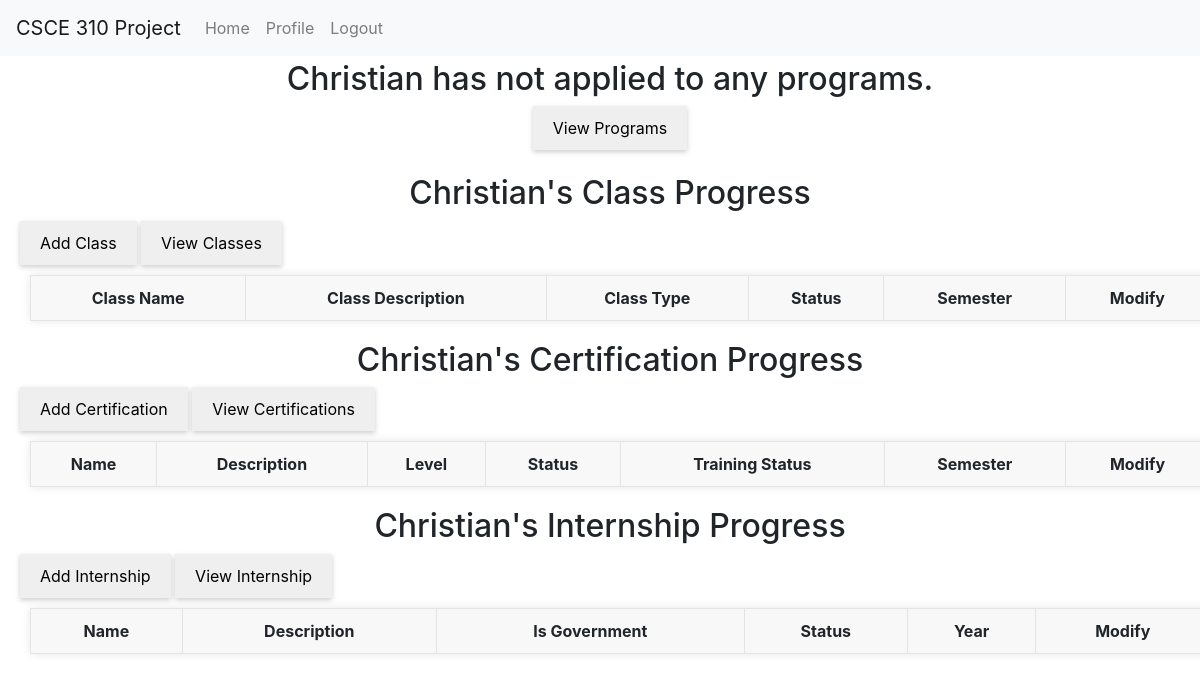
The page /progress/view_progress/1 (signed in) on the database as committed earlier.
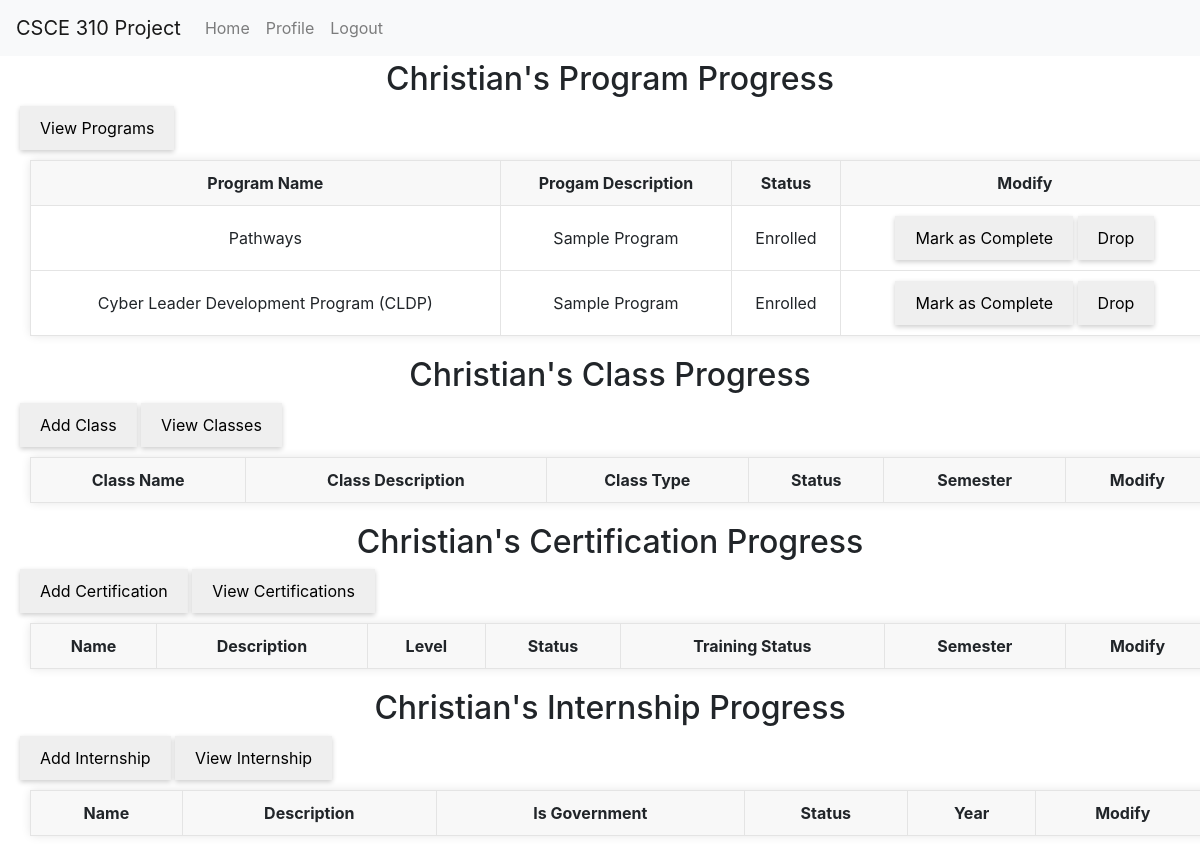
The same page on the database as committed later.
### tables this page shows
CREATE TABLE Users (
                    UIN INTEGER PRIMARY KEY,
                    First_Name TEXT NOT NULL,
                    M_Initial TEXT,
                    Last_Name TEXT NOT NULL,
                    Username TEXT UNIQUE NOT NULL,
                    Password TEXT NOT NULL,
                    User_Type TEXT NOT NULL,
                    Email TEXT UNIQUE NOT NULL,
                    Discord_Name TEXT NOT NULL,
                    Archived INTEGER NOT NULL
                    );

CREATE TABLE Application (
                    app_num INTEGER PRIMARY KEY AUTOINCREMENT,
                    program_num INTEGER,
                    UIN INTEGER,
                    uncom_cert TEXT,
                    com_cert TEXT,
                    purpose_statement TEXT,
                    FOREIGN KEY(program_num) REFERENCES Programs(program_num),
                    FOREIGN KEY(UIN) REFERENCES College_students(UIN)
                    );

CREATE TABLE Programs (
                    program_num INTEGER PRIMARY KEY AUTOINCREMENT,
                    name TEXT,
                    description TEXT,
                    archived INTEGER
                    );

### routes/progress.py (the view)
@progress_bp.route('/view_progress/<int:UIN>', methods=['GET'])
@login_required
def view_progress(UIN):
    if current_user.user_type != "admin":
        return jsonify({"Erorr" : "Access Denied"})
    conn = get_db_connection()
    programs = get_all_programs_by_user(conn, UIN)
    classes = get_all_classes_by_user(conn, UIN)
    interns = get_all_interns_by_user(conn, UIN)
    certs = get_user_enrolled_certs(conn, UIN)
    name = conn.execute('SELECT First_Name FROM Users WHERE UIN=?', (UIN,)).fetchone()
    conn.close()
    return render_template("admin/admin_program_progress.html", programs=programs, classes=classes, interns=interns, certs=certs, name=name['First_Name'])

### app.py (called while the page is built)
@login_manager.user_loader
def load_user(UIN):
    return User(UIN)

### db.py (called while the page is built)
def get_db_connection():
    conn = sqlite3.connect('database.db')
    conn.row_factory = sqlite3.Row
    return conn

### routes/cert.py (called while the page is built)
def get_user_enrolled_certs(conn, UIN):
    return conn.execute('SELECT * FROM View_CertEnrollmentDetails WHERE UIN=?', (UIN, )).fetchall()

### routes/classes.py (called while the page is built)
def get_all_classes_by_user(conn, UIN):
    return conn.execute('SELECT * FROM View_ClassEnrollmentDetails where UIN = ?', (UIN,)).fetchall()

### routes/intern.py (called while the page is built)
def get_all_interns_by_user(conn, UIN):
    return conn.execute('SELECT * FROM View_InternAppDetails where UIN = ?', (UIN,)).fetchall()

### util/Programs.py (called while the page is built)
def get_all_programs_by_user(conn, UIN):
  return conn.execute('SELECT * FROM View_ApplicationDetails WHERE UIN = ?', (UIN,)).fetchall()

### templates/admin/admin_program_progress.html (shortened to what the changed rows need)
<!DOCTYPE html>
<html lang="en">
	<head>
		<link rel="stylesheet" href="../../static/general.css" />
		<link rel="stylesheet" href="../../static/admin_home.css" />
		<link
			rel="stylesheet"
			href="https://stackpath.bootstrapcdn.com/bootstrap/4.3.1/css/bootstrap.min.css"
		/>
	</head>
	<body>
		<div>
      {% if programs %}
        <h2>{{name}}'s Program Progress</h2>
        <a href="{{ url_for('admin_bp.view_all_programs') }}">
          <button>View Programs</button>
        </a>
        <table id="programsTable">
          <tr>
            <th>Program Name</th>
            <th>Progam Description</th>
            <th>Status</th>
            <th>Modify</th>
          </tr>
          {% for program in programs %}
            {% if not program.archived %}
              <tr>
                <td>{{ program.name }}</td>
                <td>{{ program.description }}</td>
                <td>{% if program.status %} {{ program.status }} {% else %} Applied {% endif %}</td>
                <td>
                  {% if not program.status %}
                    <button onclick="acceptOrRejectRecord({{program.UIN}}, {{program.program_num}}, 1)">Accept</button>
                    <button onclick="acceptOrRejectRecord({{program.UIN}}, {{program.program_num}}, 0)">Reject</button>
                  {% elif program.status == "Enrolled" %}
                    <button onclick="updateProgramProgress({{program.UIN}}, {{program.program_num}}, 'Completed')">Mark as Complete</button>
                    <button onclick="updateProgramProgress({{program.UIN}}, {{program.program_num}}, 'Dropped')">Drop</button>
                  {% elif program.status == "Rejected" %}
                    <button onclick="updateProgramProgress({{program.UIN}}, {{program.program_num}}, 'Enrolled')" >Rescind Rejection</button>
                  {% elif program.status == "Completed" %}
                    <button onclick="updateProgramProgress({{program.UIN}}, {{program.program_num}}, 'Enrolled')"  >Mark as Incomplete</button>
                  {% elif program.status == "Dropped" %}
                    <button onclick="updateProgramProgress({{program.UIN}}, {{program.program_num}}, 'Enrolled')"  >Enroll</button>
                  {% endif %}
                </td>
              </tr>
            {% endif %}
          {% endfor %}
        </table>
      {% else %}
        <h2>{{name}} has not applied to any programs.</h2>
        <div class="button-container">
          <a href="{{ url_for('admin_bp.view_all_programs') }}">
            <button>View Programs</button>
          </a>
        </div>
        <br>
      {% endif %}
    </div>
    <div>
      <h2>{{name}}'s Class Progress</h2>
      <div>
        <a href="{{ url_for('classes_bp.add_classes', UIN=request.view_args['UIN']) }}">
        </a>
        <a href="{{ url_for('classes_bp.view_all_classes') }}">
        </a>
      </div>
      <table id="classesTable">
        <tr>
          <th>Class Name</th>
          <th>Class Description</th>
          <th>Class Type</th>
          <th>Status</th>
          <th>Semester</th>
          <th>Modify</th>
        </tr>
      </table>
    </div>
    <div>
      <h2>{{name}}'s Certification Progress</h2>
      <div>
        <a href="{{ url_for('cert_bp.add_cert', UIN=request.view_args['UIN']) }}">
        </a>
        <a href="{{ url_for('cert_bp.view_cert', UIN=request.view_args['UIN']) }}">
        </a>
      </div>
      <table id="certsTable">
        <tr>
          <th>Name</th>
          <th>Description</th>
          <th>Level</th>
          <th>Status</th>
          <th>Training Status</th>
          <th>Semester</th>
          <th>Modify</th>
        </tr>
      </table>
    </div>
    <div>
      <h2>{{name}}'s Internship Progress</h2>
      <div>
        <a href="{{ url_for('intern_bp.add_internship', UIN=request.view_args['UIN']) }}">
        </a>
        <a href="{{ url_for('intern_bp.view_all_internships') }}">
        </a>
      </div>
      <table id="classesTable">
        <tr>
          <th>Name</th>
          <th>Description</th>
          <th>Is Government</th>
          <th>Status</th>
          <th>Year</th>
          <th>Modify</th>
        </tr>
      </table>
    </div>
    </body>
    </html>

Rows that differ between the two databases and show on the page:
added Application: name "Pathways", description "Sample Program", status "Enrolled"
added Application: name "Cyber Leader Development Program (CLDP)", description "Sample Program", status "Enrolled"
Other text that changed with them:
text no longer shown: "has not applied to any programs."
text now shown: "'s Program Progress Program Name Progam Description Status Modify"
